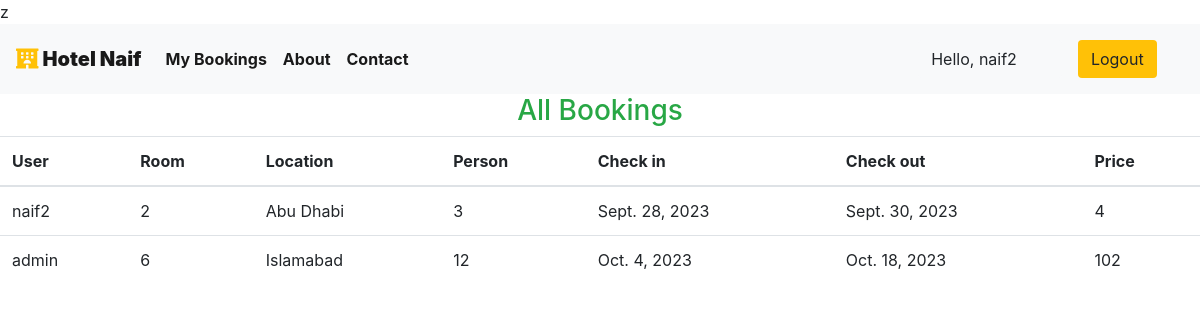
The app's page /staff/allbookings (signed in) with its own data.
### app/models.py (models this page shows, shortened)
class Reservation(models.Model):
    check_in_date = models.DateField(auto_now=False)
    check_out_date = models.DateField()
    room = models.ForeignKey(Rooms, on_delete=models.CASCADE)
    guest = models.ForeignKey(User, on_delete=models.CASCADE)
    booking_id = models.CharField(max_length=100, default="null")

class Rooms(models.Model):
    AVAILABILITY: tuple = (
        ("1", "Available"),
        ("2", "Not Available"),
    )
    ROOM_TYPE: tuple = (
        ("1", "Suite"),
        ("2", "Penthouse"),
        ("3", "Quad Bedroom"),
    )
    room_type = models.CharField(max_length=50, choices=ROOM_TYPE)
    max_capacity = models.IntegerField()
    room_price = models.IntegerField()
    room_size = models.IntegerField()
    hotel = models.ForeignKey(Hotels, on_delete=models.CASCADE)
    availability_status = models.CharField(choices=AVAILABILITY, max_length=15)
    room_number = models.IntegerField()

class Hotels(models.Model):
    hotel_name = models.CharField(max_length=30, default="Naif")
    hotel_owner = models.CharField(max_length=20)
    hotel_location = models.CharField(max_length=50)
    hotel_state = models.CharField(max_length=50, default="Dubai")
    hotel_country = models.CharField(max_length=50, default="UAE")

### managment/views.py (the view)
# urls.py: path("staff/allbookings", managment_view.all_bookings, name="allbookigs"),
@login_required(login_url="/staff")
def all_bookings(request):
    bookings = Reservation.objects.all()
    if not bookings:
        messages.warning(request, "No Bookings Found")
    return HttpResponse(
        render(request, "staff/all_bookings.html", {"bookings": bookings})
    )

### templates/staff/all_bookings.html (shortened to what this page needs)
{% extends 'basic.html' %}
{% block body %}
<h3 class="text-center  text-success">All Bookings </h3>
<table class="table">
    <thead>
        <th>User</th>
        <th>Room</th>
        <th>Location</th>
        <th>Person</th>
        <th>Check in</th>
        <th>Check out</th>
        <th>Price</th>
    </thead>
    {% for each_booking in bookings %}
    <tr>
        <td>{{each_booking.guest.username}}</td>
        <td>{{each_booking.room.room_number}}</td>
        <td>{{each_booking.room.hotel.hotel_location}}</td>
        <td>{{each_booking.room.max_capacity}}</td>
        <td>{{each_booking.check_in_date}}</td>
        <td>{{each_booking.check_out_date}}</td>
        <td>{{each_booking.room.room_price}}</td>
    </tr>
    {% endfor %}
</table>
{% endblock body %}

### templates/basic.html (shortened to what this page needs)
{% load static %}
<!DOCTYPE html>
<!DOCTYPE html>
<html lang="en">
<head>
    <link rel="stylesheet" href="https://use.fontawesome.com/releases/v5.7.0/css/all.css">
    <link rel="stylesheet" href="https://maxcdn.bootstrapcdn.com/bootstrap/4.5.0/css/bootstrap.min.css" >
</head>
<body style="dbackground-image: url('https://source.unsplash.com/random');height: 100%;">
    <div class="container-fluid px-0">
        <nav class="navbar navbar-expand-lg navbar-light bg-light font-weight-bold">
            <a class="navbar-brand text-bold bg-black " href="/"><i class="fas fa-hotel text-warning"></i><b> Hotel Naif</b></a>
            <div class="collapse navbar-collapse " id="navbarSupportedContent">
                <ul class="navbar-nav mr-auto ">
                    {% if user.is_staff %}
                    <li class="nav-item active">
                        <a class="nav-link text-bold" href="/staff/panel">Dashboard </a>
                    </li>
                    {% elif user.is_staff == False and user.is_authenticated %}
                    <li class="nav-item active">
                            <a class="nav-link text-bold" href="/user/bookings">My Bookings </a>
                        </li>
                    {% endif %}
                    <li class="nav-item active">
                        <a class="nav-link text-bold" href="/about">About</a>
                    </li>
                    <li class="nav-item active">
                        <a class="nav-link text-bold" href="/contact">Contact </a>
                    </li>
                </ul>
                {% if user.is_authenticated %}
                      <button class="btn btn-group bg-light" data-toggle="modal" data-target="#forlogin">
                       Hello, {{request.user}}
                       <a href="/logout" class="nav-link">
                    <button class="btn btn-group bg-warning" data-toggle="modal" data-target="#forlogin">
                        Logout
                    </button></a>&nbsp; &nbsp;
                    </button>
                {% endif %}
            </div>
        </nav>
    </div>
    {% block body %}
    {% endblock body %}
</body>
</html>

### templates/basic.html (style rules this page uses)
a { text-decoration: none; }

### records on screen
Reservation: guest.username "naif2", room.room_number "2", room.hotel.hotel_location "Abu Dhabi", room.max_capacity "3", check_in_date "Sept. 28, 2023", check_out_date "Sept. 30, 2023", room.room_price "4"
Reservation: guest.username "admin", room.room_number "6", room.hotel.hotel_location "Islamabad", room.max_capacity "12", check_in_date "Oct. 4, 2023", check_out_date "Oct. 18, 2023", room.room_price "102"

### other values on screen
{{ request.user }} "naif2"
